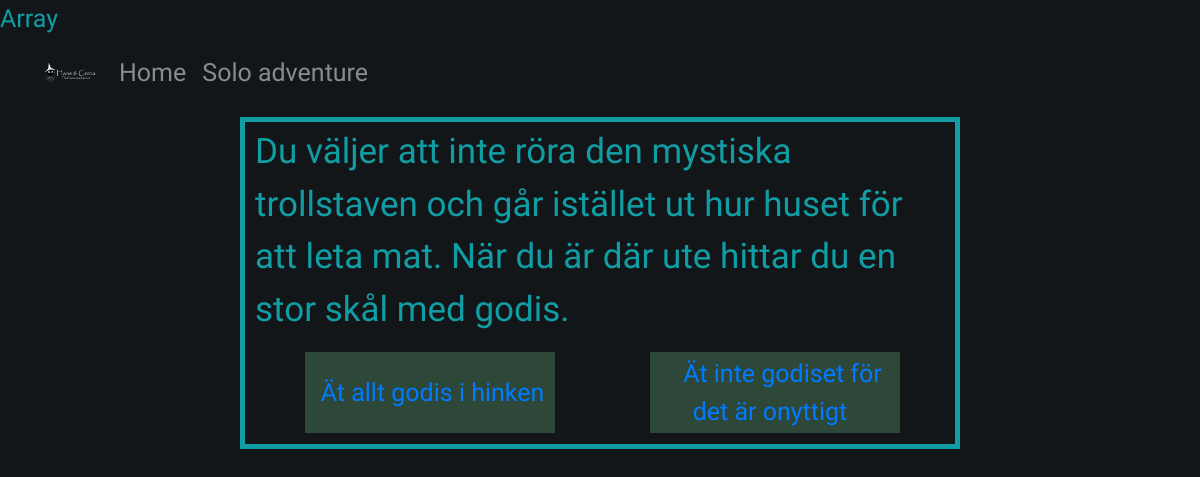
The app's page /solo.php?id=3 with its own data.
### tables this page shows
CREATE TABLE `story` (
  `id` int(10) unsigned NOT NULL AUTO_INCREMENT,
  `body` text NOT NULL,
  PRIMARY KEY (`id`)
);

CREATE TABLE `links` (
  `id` int(10) unsigned NOT NULL AUTO_INCREMENT,
  `story_id` int(10) unsigned NOT NULL,
  `target_id` int(10) unsigned NOT NULL,
  `description` varchar(255) NOT NULL,
  PRIMARY KEY (`id`),
  KEY `story_id` (`story_id`),
  KEY `target_id` (`target_id`),
  CONSTRAINT `links_ibfk_1` FOREIGN KEY (`story_id`) REFERENCES `story` (`id`) ON DELETE CASCADE ON UPDATE CASCADE,
  CONSTRAINT `links_ibfk_2` FOREIGN KEY (`target_id`) REFERENCES `story` (`id`) ON DELETE CASCADE ON UPDATE CASCADE
);

### solo.php (called while the page is built, shortened)
<?php
include 'include/db.php';
$filteredId = 1;
if(isset($_GET['id'])) {
    $filteredId = filter_input(INPUT_GET, 'id', FILTER_VALIDATE_INT);
} elseif (isset($_SESSION['id'])) {
        $filteredId = filter_var($_SESSION['id'], FILTER_VALIDATE_INT);
}
$sth = $dbh->prepare('SELECT * FROM story
                    WHERE id = :filteredId');
$sth->bindParam(':filteredId', $filteredId);
$sth->execute();
$story = $sth->fetch(PDO::FETCH_ASSOC);
$sth = $dbh->prepare('SELECT * FROM links
                    WHERE story_id = :filteredId');
$sth->bindParam(':filteredId', $filteredId);
$sth->execute();
$links = $sth->fetchAll(PDO::FETCH_ASSOC);
include 'views/solo_layout.php';
?>

### views/solo_layout.php (the view, shortened to what this page needs)
<!DOCTYPE html>
<html lang="en">
<head>
    <link rel="stylesheet" href="https://stackpath.bootstrapcdn.com/bootstrap/4.3.1/css/bootstrap.min.css">
    <link rel="stylesheet" href="css/style.css">
</head>
<body>
    <?php include 'header.php' ?>
    <main>
        <p>
            <?= $story['body'] ?>
        </p>
        <div class="d-sm-flex justify-content-around">
            <?php foreach ($links as $link) : ?>
                <button class="button">
                    <a href="?id=<?= $link['target_id'] ?>" class="button">
                        <?= $link['description'] ?>
                    </a>
                </button>
            <?php endforeach ?>
        </div>
    </main>
</body>
</html>

### css/style.css (style rules this page uses)
body { background-color: #121619; color: #119da4; font-size: 25px; font-family: 'Kalam', cursive; }
main { width: 60%; margin: 0 auto; border: 5px solid; padding: 4px 10px; margin-top: 10px; }
p { font-size: 1.4em; }
a { text-decoration: none; }
.button { background-color: #2d4739; border: none; padding: 1px 10px; margin-bottom: 7px; margin-left: 5px; width: 250px; }
button:not(:disabled) { padding: 3px 0px; }

### records on screen
story: body "Du väljer att inte röra den mystiska trollstaven och går istället ut hur huset för att leta mat. När du är där ute hittar du en stor skål med godis."
links: description "Ät allt godis i hinken"
links: description "Ät inte godiset för det är onyttigt"
